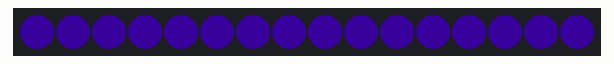
Bench run of a sketch on a simulated Arduino Uno, built with avr-gcc and run on an emulated ATmega328P. Shown: 16 RGB LEDs in strip order, left to right. Dim RGB values are drawn brighter than linear; random numbers use the default seed unless the sketch sets one.

Above: at 0.45 s.
At 7.35 s:
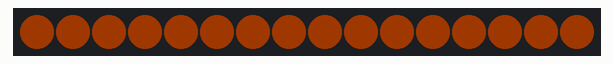
At 12.13 s:
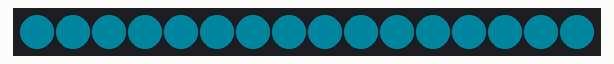
At 16.9 s:
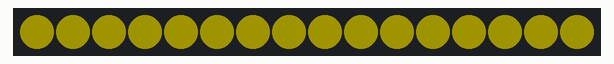
At 24.03 s:
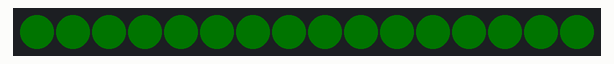
At 39.56 s:
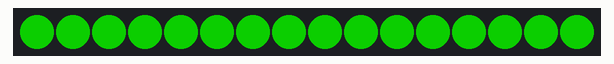

The sketch:

APMRinglight.ino
```cpp
//APMRingLight
//by Dan, of ManiacalLabs.com
//Ft. FastLED light control by focalintent: github.com/FastLED/FastLED
//colortable.h by Adam of ManiacalLabs.com

#include "FastLED.h"
#include "colortable.h"

// How many leds in your strip?
#define NUM_LEDS 16

// For led chips like Neopixels, which have a data line, ground, and power, you just
// need to define DATA_PIN.  For led chipsets that are SPI based (four wires - data, clock,
// ground, and power), like the LPD8806, define both DATA_PIN and CLOCK_PIN
#define DATA_PIN 7
#define CLOCK_PIN 13

// Define the array of leds
CRGB leds[NUM_LEDS];

int count = 0;

void setup() {
	FastLED.addLeds<NEOPIXEL, DATA_PIN, GRB>(leds, NUM_LEDS);
	FastLED.setBrightness(128);

}

void loop() {
	// Comment/Uncomment to change animations

	/*bouncingLED();*/
	/*colorSweep();*/
	pulseColors();
}

void bouncingLED(){
	// First slide the led in one direction
	for(int i = 0; i < NUM_LEDS; i++) {
		// Set the i'th led to red
                if(count == 0){leds[i] = CRGB::Red;}
		if(count == 1){leds[i] = CRGB::Green;}
                if(count == 2){leds[i] = CRGB::Blue;}
                // Show the leds
		FastLED.show();
		// now that we've shown the leds, reset the i'th led to black
		leds[i] = CRGB::Black;
		// Wait a little bit before we loop around and do it again
		delay(10);
	}

	// Now go in the other direction.
	for(int i = NUM_LEDS-1; i >= 0; i--) {
		// Set the i'th led to red
		if(count == 0){leds[i] = CRGB::Red;}
		if(count == 1){leds[i] = CRGB::Green;}
                if(count == 2){leds[i] = CRGB::Blue;}
		// Show the leds
		FastLED.show();
		// now that we've shown the leds, reset the i'th led to black
		leds[i] = CRGB::Black;
		// Wait a little bit before we loop around and do it again
		delay(10);
	}
        count++;
        if(count>2){count=0;}
}

void colorSweep(){
	TRGB sColor = colorMinSec[count];
	for(int i = 0; i < NUM_LEDS; i++) {
		leds[i] = CRGB::CRGB(sColor.r, sColor.g, sColor.b);
	}
	count++;
	if (count==60){count=0;}
	FastLED.show();
	delay(1000);
}

void pulseColors(){
	TRGB sColor = colorMinSec[random(1,60)];
	for(int i = 0; i < NUM_LEDS; i++) {
		leds[i] = CRGB::CRGB(sColor.r, sColor.g, sColor.b);
	}
	for(int i = 0; i < 128; i++) {
		FastLED.setBrightness(i);
		FastLED.show();
		delay(10);
	}
	for(int i = 128; i >= 0; i--) {
		FastLED.setBrightness(i);
		FastLED.show();
		delay(10);
	}
	count++;
	if (count==60){count=0;}
	//FastLED.show();
	delay(2000);
}
```

colortable.h
```cpp
//RGB Representations of the visible spectrum.
//Values shift from red (645nm) violet (400nm)
//every 41st value has been commented out so that the total number of values
//is 240, making it more divisible by 12, 24 and 60.
//FROM: http://www.uvm.edu/~kspartal/Physlets/Lecturedemo/LambdaToRGB.html

struct TRGB {
  byte r;
  byte g;
  byte b;
};

TRGB color12h[] = {
{255, 0, 0}, //645
{255, 99, 0}, //625
{255, 173, 0}, //605
{255, 213, 0}, //593
{255, 255, 0}, //580
{185, 255, 0}, //557
{105, 255, 0}, //533
{0, 169, 255}, //470
{0, 70, 255}, //450
{84, 0, 255}, //425
{118, 0, 237}, //415
{131, 0, 181}, //400
};

TRGB color24h[] = {
{255, 0, 0}, //645
{255, 33, 0}, //640
{255, 57, 0}, //635
{255, 99, 0}, //625
{255, 119, 0}, //620
{255, 137, 0}, //615
{255, 173, 0}, //605
{255, 213, 0}, //593
{255, 233, 0}, //587
{255, 255, 0}, //580
{237, 255, 0}, //574
{219, 255, 0}, //568
{185, 255, 0}, //557
{146, 255, 0}, //545
{105, 255, 0}, //533
{45, 255, 0}, //518
{0, 169, 255}, //470
{0, 123, 255}, //460
{0, 70, 255}, //450
{17, 0, 255}, //438
{84, 0, 255}, //425
{118, 0, 237}, //415
{129, 0, 207}, //407
{131, 0, 181}, //400
};

TRGB colorMinSec[] = {
{255, 0, 0}, //645
{255, 22, 0}, //642
{255, 38, 0}, //639
{255, 52, 0}, //636
{255, 66, 0}, //633
{255, 79, 0}, //630
{255, 91, 0}, //627
{255, 103, 0}, //624
{255, 115, 0}, //621
{255, 126, 0}, //618
{255, 137, 0}, //615
{255, 148, 0}, //612
{255, 159, 0}, //609
{255, 169, 0}, //606
{255, 180, 0}, //603
{255, 190, 0}, //600
{255, 200, 0}, //597
{255, 213, 0}, //593
{255, 223, 0}, //590
{255, 233, 0}, //587
{255, 242, 0}, //584
{255, 255, 0}, //580
{243, 255, 0}, //576
{234, 255, 0}, //573
{219, 255, 0}, //568
{204, 255, 0}, //563
{185, 255, 0}, //557
{166, 255, 0}, //551
{146, 255, 0}, //545
{126, 255, 0}, //539
{90, 255, 0}, //529
{66, 255, 0}, //523
{45, 255, 0}, //518
{15, 255, 0}, //512
{0, 255, 84}, //505
{0, 255, 123}, //502
{0, 239, 255}, //486
{0, 213, 255}, //480
{0, 192, 255}, //475
{0, 169, 255}, //470
{0, 146, 255}, //465
{0, 123, 255}, //460
{0, 113, 255}, //458
{0, 97, 255}, //455
{0, 70, 255}, //450
{0, 53, 255}, //447
{0, 34, 255}, //444
{0, 11, 255}, //441
{40, 0, 255}, //434
{51, 0, 255}, //432
{70, 0, 255}, //428
{84, 0, 255}, //425
{97, 0, 255}, //422
{106, 0, 255}, //420
{111, 0, 248}, //418
{118, 0, 237}, //415
{124, 0, 222}, //411
{129, 0, 207}, //407
{131, 0, 192}, //403
{131, 0, 181}, //400
};
```
